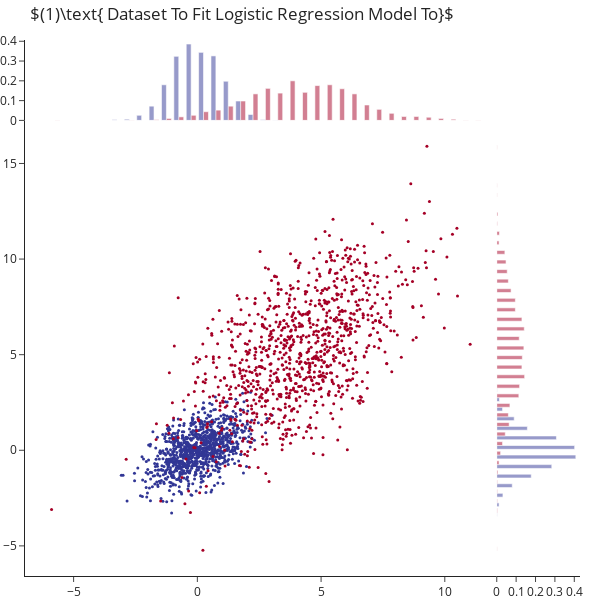

Notebook code for this chart:
### Markdown cell above
Let us begin with generating a two-class dataset, with the points of each class generated from some bivariate Gaussian distribution. We visualize the data using a scatter plot as well as class-specific histograms depicting the marginal distributions of samples in each class.

### Code cell
n0, n1 = 1000, 1000
mu = np.array([[0, 0], [4, 5]])
cov = np.array([[[1, .5], [.5, 1]], [[5, 3.5], [3.5, 8]]])


X = np.r_[np.random.multivariate_normal(mu[0], cov[0], n0),
          np.random.multivariate_normal(mu[1], cov[1], n1)]
y = np.r_[[0]*n0, [1]*n1]


go.Figure([
    go.Scatter(x = X[:,0], y=X[:, 1], mode = 'markers', marker = dict(color=y, colorscale=c, reversescale=True, size = 3)),
    go.Histogram(x = X[y==0, 0], histnorm="probability density", yaxis = 'y2', opacity = .5, marker = dict(color = c[1][1])),
    go.Histogram(x = X[y==1, 0], histnorm="probability density", yaxis = 'y2', opacity = .5, marker = dict(color = c[0][1])),
    go.Histogram(y = X[y==0, 1], histnorm="probability density", xaxis = 'x2', opacity = .5, marker = dict(color = c[1][1])),
    go.Histogram(y = X[y==1, 1], histnorm="probability density", xaxis = 'x2', opacity = .5, marker = dict(color = c[0][1]))
    ], layout=go.Layout(
    xaxis =  dict(zeroline = False, domain = [0,0.85], showgrid = False),
    yaxis =  dict(zeroline = False, domain = [0,0.85], showgrid = False),
    xaxis2 = dict(zeroline = False, domain = [0.85,1], showgrid = False),
    yaxis2 = dict(zeroline = False, domain = [0.85,1], showgrid = False),
    hovermode = 'closest', showlegend = False, height=600, width=600,
    title = r"$(1)\text{ Dataset To Fit Logistic Regression Model To}$"
))

### Figure 1 — Plotly figure (JSON) as saved in the notebook; plotly's stock layout.template omitted (floating-point values rounded to 4 significant figures; data arrays with more than 128 entries replaced by an {"elided": "..."} marker saying what was removed)
{"data": [{"marker": {"color": {"elided": "2000 int values"}, "colorscale": [[0, "rgb(165,0,38)"], [1, "rgb(49,54,149)"]], "reversescale": true, "size": 3}, "mode": "markers", "type": "scatter", "x": {"elided": "2000 float values"}, "y": {"elided": "2000 float values"}}, {"histnorm": "probability density", "marker": {"color": "rgb(49,54,149)"}, "opacity": 0.5, "type": "histogram", "x": {"elided": "1000 float values"}, "yaxis": "y2"}, {"histnorm": "probability density", "marker": {"color": "rgb(165,0,38)"}, "opacity": 0.5, "type": "histogram", "x": {"elided": "1000 float values"}, "yaxis": "y2"}, {"histnorm": "probability density", "marker": {"color": "rgb(49,54,149)"}, "opacity": 0.5, "type": "histogram", "xaxis": "x2", "y": {"elided": "1000 float values"}}, {"histnorm": "probability density", "marker": {"color": "rgb(165,0,38)"}, "opacity": 0.5, "type": "histogram", "xaxis": "x2", "y": {"elided": "1000 float values"}}], "layout": {"height": 600, "hovermode": "closest", "showlegend": false, "title": {"text": "$(1)\\text{ Dataset To Fit Logistic Regression Model To}$"}, "width": 600, "xaxis": {"domain": [0, 0.85], "showgrid": false, "zeroline": false}, "xaxis2": {"domain": [0.85, 1], "showgrid": false, "zeroline": false}, "yaxis": {"domain": [0, 0.85], "showgrid": false, "zeroline": false}, "yaxis2": {"domain": [0.85, 1], "showgrid": false, "zeroline": false}}}
